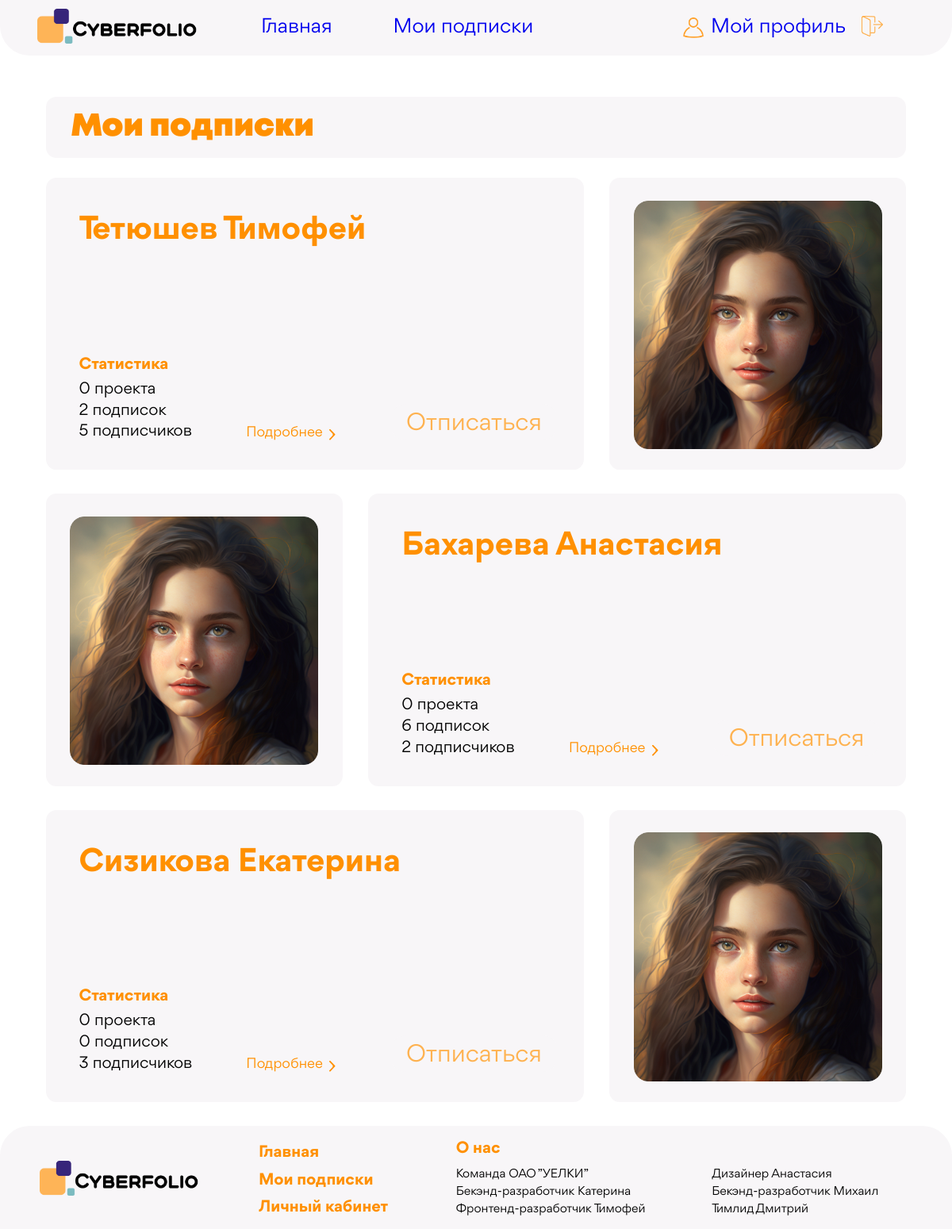
Screenshot of /my-subscriptions (signed in) with the database file from the repository.
### Accounts/models.py (models this page shows, shortened)
class User(AbstractUser):
    sur_sur_name = models.CharField(max_length=20, verbose_name="Фамилия",blank=True)
    slug = models.SlugField(verbose_name='Слаг', unique=True)
    descriptions = models.TextField(max_length=300, verbose_name='Описание',blank=True)
    email = models.EmailField(verbose_name='Почта',blank=True)
    spec = models.ForeignKey('Specs', db_index=True, on_delete=models.PROTECT, verbose_name="Специализация",blank=True, default=1)
    photo = models.ImageField(upload_to=user_directory_path, blank=True, verbose_name="Фото")
    time_create = models.DateTimeField(auto_now_add=True, verbose_name="Время создания")
    vk_url = models.URLField(max_length=128, blank=True, verbose_name='VK')
    hh_url = models.URLField(max_length=128,blank=True, verbose_name='HH')
    behance_url = models.URLField(max_length=128,blank=True,verbose_name='BH')
    def get_projects(self):
        return Project.objects.all().filter(users=self)
    def count_projects(self):
        return self.get_projects().count()
    def get_followers(self):
        return Follow.objects.all().filter(follow_from_id=self.id).values_list('follow_to', flat=True)
    def count_followers(self):
        return self.get_followers().count()
    def count_followings(self):
        return Follow.objects.all().filter(follow_to_id=self.id).count()
    def get_short_name(self):
        return '{0} {1}'.format(self.last_name, self.first_name)
    class Meta:
        verbose_name = 'Юзер'
        verbose_name_plural = 'Юзеры'
        ordering = ['id']

### Accounts/views.py (the view)
# urls.py: path('my-subscriptions', MySubscribtions.as_view(), name='subscriptions'),
class MySubscribtions(ListView):
    model = User
    template_name = 'my-subscriptions.html'
    context_object_name = 'users'
    def get_queryset(self):
        cur_user = self.request.user.id
        follow_to = Follow.objects.filter(follow_from=cur_user)
        pks = follow_to.values_list('follow_to', flat=True)
        print(pks)
        return User.objects.filter(pk__in = pks)

### templates/my-subscriptions.html (shortened to what this page needs)
{% extends 'base.html' %}
{% load static %}
{% block css %}
    <link rel="stylesheet" href="{% static 'css/normalize.css' %}">
    <link rel="stylesheet" href="{% static 'css/general_styles.css' %}">
    <link rel="stylesheet" href="{% static 'css/my-subscriptions.css' %}">
    <link rel="stylesheet" href="{% static 'css/main_page.css' %}">
    <link href = "{% static 'fonts/stylesheet.css' %}" rel = "stylesheet" type = "text/css" />
{% endblock %}
{% block content %}
        <div class="my-subscriptions-container card-container">
            <h1 class="my-subscriptions-header">Мои подписки</h1>
        </div>
        {% for user in users %}
        <div class="user-card-container {% cycle '' 'another-user-card'%}">
            <div class="left-section card-container">
                <div class="user-header">{{ user.get_short_name }}</div>
                <div class="user-statistic-header">Статистика</div>
                <div class="statistic-container">
                    <ul class="statistic-list">
                        <li class="statistic-item">{{ user.count_projects }} проекта</li>
                        <li class="statistic-item">{{ user.count_followers }} подписок</li>
                        <li class="statistic-item">{{ user.count_followings }} подписчиков</li>
                    </ul>
                    <a href="{% url 'profile' slug=user.slug %}" class="project-link">
                        <h5 class="abour-project">Подробнее</h5>
                        <img class="abour-project-icon" src="{% static 'images/about-project-icon.svg' %}">
                    </a>
                    <div class="second-colum">
                        <form action="{% url 'unsubscribe' %}" method="post">
                            <button class="usual-button submit-button unsubscribe" type="submit">Отписаться</button>
                        </form>
                    </div>
                </div>
            </div>
            <div class="right-section card-container">
                <img src="{% static 'images/user-image.png' %}" alt="" class="avatar">
            </div>
        </div>
        {% endfor %}
    {% endblock %}

### Accounts/static/css/general_styles.css (style rules this page uses)
body { background-image: url(../images/background.png); background-size: cover; background-repeat: no-repeat; }
.usual-button { background-color: #feb250; padding: 1.14vw 2.70vw; border-radius: 1.66vw; color: #f8f6f8 !important; font-weight: 400; font-size: 2.5vw; line-height: 2.7vw; border: 0px !important; }
a { text-decoration: none; }
ul { list-style: none; margin: 0; padding: 0; }
img { max-width: 100%; }
html { font-family: "Gordita"; }
* { box-sizing: border-box; }
.statistic-item:not(:last-child) { margin-bottom: 0.41vw; }
.user-statistic-header { display: inline; font-weight: 700; font-size: 1.66667vw; line-height: 1.8229vw; color: #FF9000; margin-bottom: 0.78125vw; margin-top: 0px; padding: 0px; }
.statistic-item { font-weight: 400; font-size: 1.66667vw; line-height: 1.8229vw; flex-wrap: nowrap; display: flex; margin-top: 0px; padding: 0px; }
.abour-project { font-weight: 400; font-size: 1.46vw; line-height: 1.5625vw; color: #FF9000; }
.abour-project-icon { min-width: 0.7vw; max-width: 0.7vw; margin-left: 0.68125vw; }
.project-link { display: flex; flex-direction: row; align-items: center; margin-top: auto; }
.card-container { background-color: #F8F6F8; border-radius: 1.1vw; }
h1 { margin: 0; }
.submit-button { height: 3.85vw; padding: 0.72vw 1.71vw; }
.unsubscribe { background-color: #f8f6f8; color: #feb250 !important; }

### Accounts/static/css/my-subscriptions.css (style rules this page uses)
.my-subscriptions-container { display: flex; background: #F8F6F8; border-radius: 1.09vw; width: 90.4%; margin: auto; margin-top: 4.32vw; margin-bottom: 2.08vw; flex-direction: column; padding: 1.1vw 2.65vw; }
.my-subscriptions-header { font-family: 'Mont'; font-style: normal; font-weight: 900; font-size: 3.333vw; line-height: 4.27vw; color: #FF9000; }

### Accounts/static/css/main_page.css (style rules this page uses)
.user-card-container { width: 90.4%; margin-left: auto; margin-right: auto; display: flex; justify-content: space-between; margin-bottom: 2.5vw; height: 30.677vw; }
.left-section { padding: 3.75vw 2.7vw 3.1vw 3.49vw; width: 56.51vw; display: flex; flex-direction: column; }
.right-section { padding: 2.396vw 2.55vw 1.927vw 2.55vw; }
.statistic-container { display: flex; justify-content: space-between; align-items: flex-end; }
.avatar { min-width: 26.1vw; max-width: 26.1vw; }
.project-link { align-self: end; align-items: end !important; }
h5 { margin: 0px; }
.user-header { font-weight: 700; font-size: 3.333vw; line-height: 3.6vw; color: #FF9000; margin-bottom: 2vw; }
.another-user-card { flex-direction: row-reverse; }

### rows the page displays
User: get_short_name "Тетюшев Тимофей", count_projects "0", count_followers "2", count_followings "5"
User: get_short_name "Бахарева Анастасия", count_projects "0", count_followers "6", count_followings "2"
User: get_short_name "Сизикова Екатерина", count_projects "0", count_followers "0", count_followings "3"
